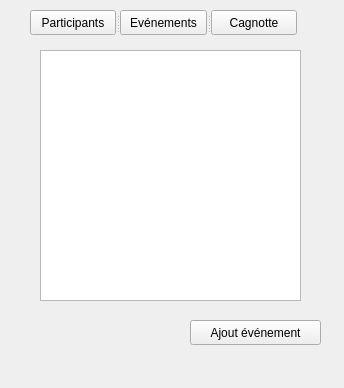
<?xml version="1.0" encoding="UTF-8"?>
<ui version="4.0">
 <class>GestionEvents</class>
 <widget class="QWidget" name="GestionEvents">
  <property name="geometry">
   <rect>
    <x>0</x>
    <y>0</y>
    <width>344</width>
    <height>388</height>
   </rect>
  </property>
  <property name="windowTitle">
   <string>Form</string>
  </property>
  <widget class="QSplitter" name="splitter_2">
   <property name="geometry">
    <rect>
     <x>30</x>
     <y>10</y>
     <width>267</width>
     <height>25</height>
    </rect>
   </property>
   <property name="orientation">
    <enum>Qt::Horizontal</enum>
   </property>
   <widget class="QPushButton" name="participants_4">
    <property name="text">
     <string>Participants</string>
    </property>
   </widget>
   <widget class="QPushButton" name="events_4">
    <property name="text">
     <string>Evénements</string>
    </property>
   </widget>
   <widget class="QPushButton" name="cagnotte_4">
    <property name="text">
     <string>Cagnotte</string>
    </property>
   </widget>
  </widget>
  <widget class="QPushButton" name="ajout_event">
   <property name="geometry">
    <rect>
     <x>190</x>
     <y>320</y>
     <width>131</width>
     <height>25</height>
    </rect>
   </property>
   <property name="text">
    <string>Ajout événement</string>
   </property>
  </widget>
  <widget class="QListWidget" name="listEvent">
   <property name="geometry">
    <rect>
     <x>40</x>
     <y>50</y>
     <width>261</width>
     <height>251</height>
    </rect>
   </property>
  </widget>
 </widget>
 <resources/>
 <connections/>
</ui>
